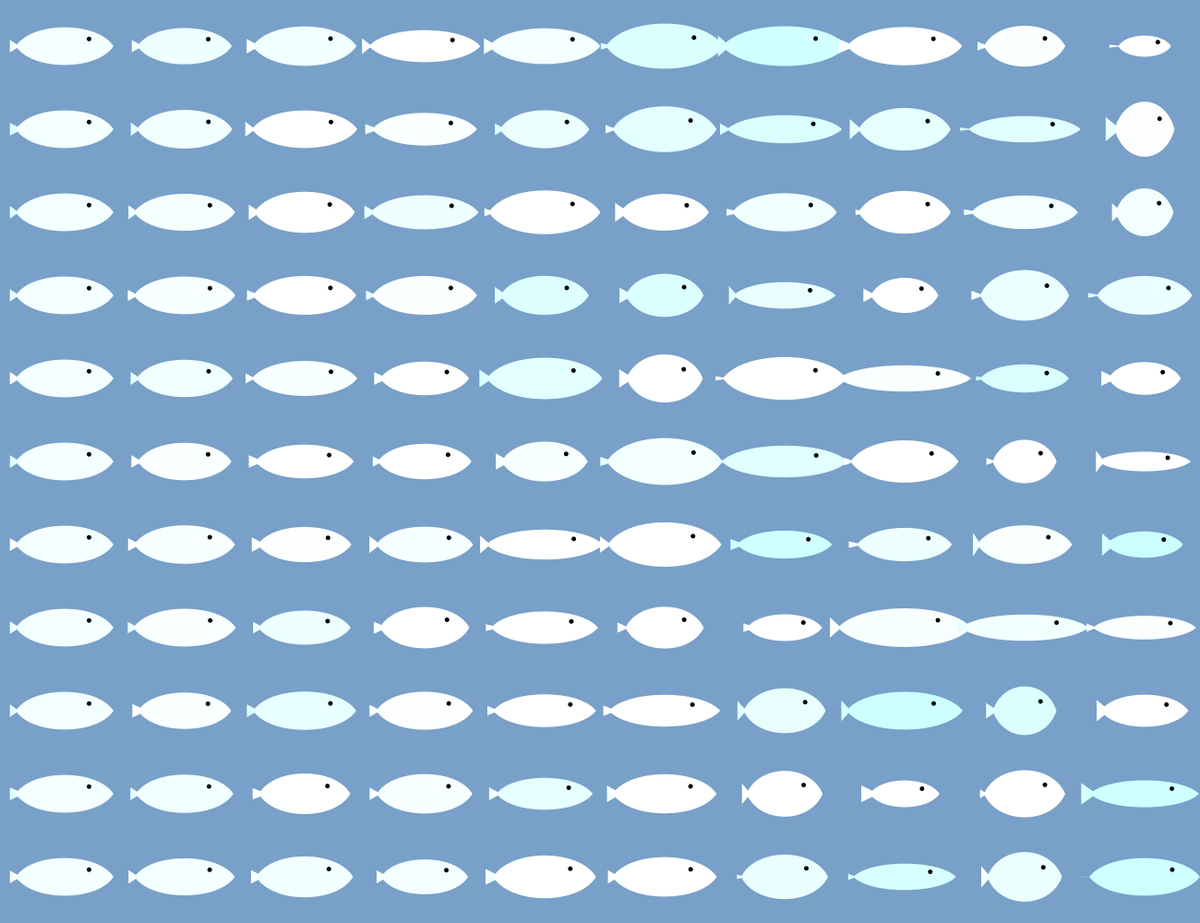
Frame 1 (no input)
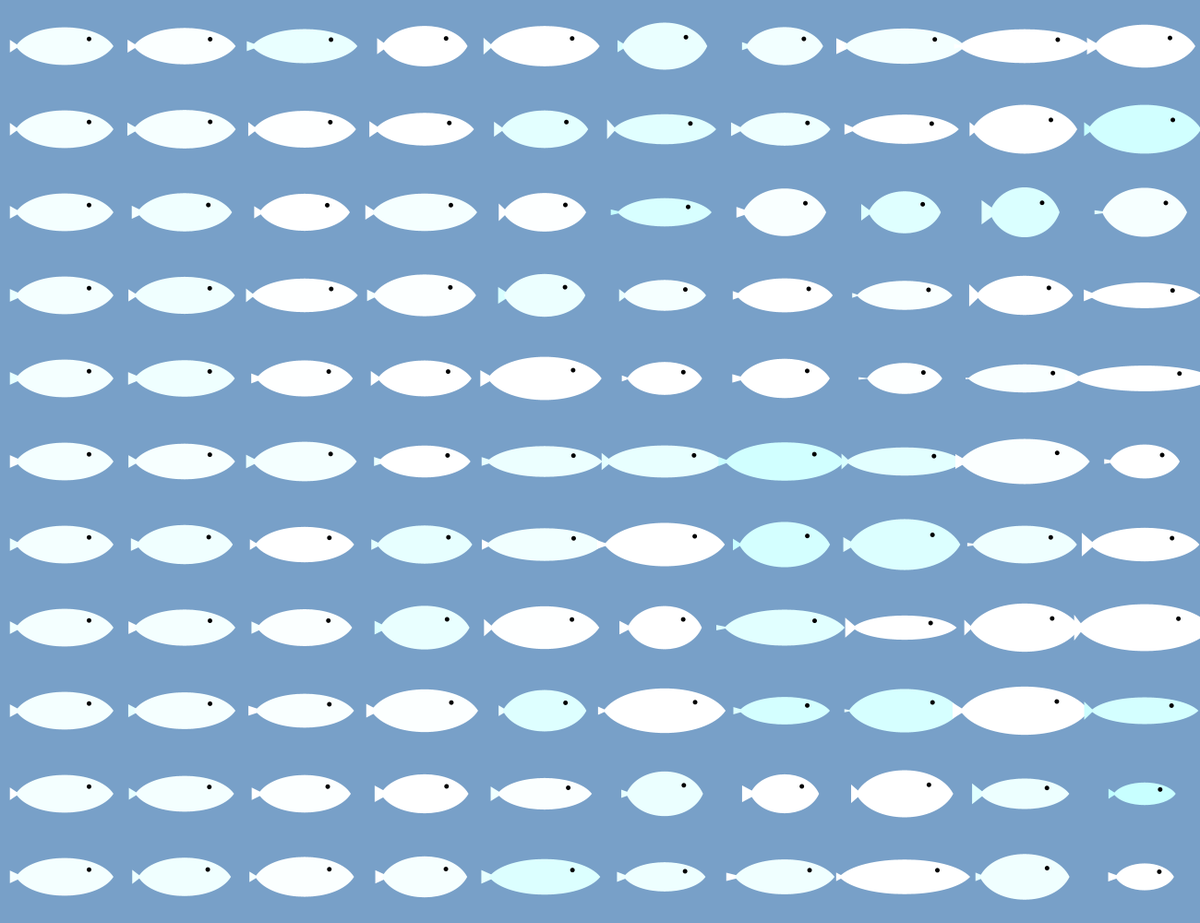
Frame 2 (the mouse pressed at the canvas centre, redrawn once)

The Processing sketch that drew these frames (run headless with seeded random() and noise(); the mouse was pressed at the canvas centre and the sketch redrawn once):

// Processing sketch: processing_70114
// ── processing_70114.pde

float iw = random(80, 120);
float ih = random(40, iw-10);
float ir = random(30, 255);
float ig = ir+random(-30, 40);
float ib = ir+random(-30, 40);
float ilefty = random(3, ih/4);
float iupy = random(5, ih/6);
float mul = 0.1;

void setup()
{
  size(1300, 1000);
  background(120, 160, 200);
  smooth();
  noStroke();
  noLoop();
}

void draw()
{
  background(120, 160, 200);
  
  for (int i = 0; i < 10; i++)
  {
    for (int j = 0; j < 11; j++)
    {
      //pushMatrix();
      //translate(100+i*160, 50+j*110);
      int x = 70+i*130;
      int y = 50+j*90;
      
      float w = random(iw-55*i*mul, iw+55*i*mul);
      float h = random(ih-30*i*mul, ih+30*i*mul);
      float r = random(ir-30*i*2*mul, ir+40*i*2*mul);
      float g = r+random(ig-30*i*2*mul, ig+40*i*2*mul);
      float b = r+random(ib-30*i*2*mul, ib+40*i*2*mul);
  
      //tail
      fill(r+random(-20, 20), g+random(-20, 20), b+random(-20, 20));
      float lefty = random(ilefty-5*i*mul, ilefty+5*i*mul);
      float upy = random(iupy-8*i*mul, iupy+8*i*mul);
      triangle(x-(w/2)+random(3, 10), y, x-(w/2)-lefty, y-upy, x-(w/2)-lefty, y+upy);
  
      //body
      fill(r, g, b);
      bezier(x-(w/2), y, x-(w/3), y-(h/2), x+(w/3), y-(h/2), x+(w/2), y);
      bezier(x-(w/2), y, x-(w/3), y+(h/2), x+(w/3), y+(h/2), x+(w/2), y);
  
      //eye
      fill(0);
      ellipse((x+x+(w/2))/2, (y-(h/3.5)+y)/2, 5, 5);
    }
  }
}
